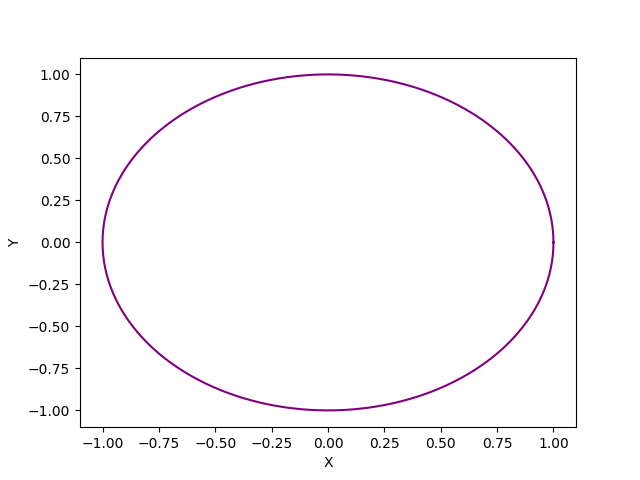

The script that saved this image:
import numpy as np
import matplotlib.pyplot as plt 

def lissajous(a, b, A=1, B=1, delta=np.pi/2 ):
    t = np.linspace(0, 2 * np.pi, 1000)
    x = A * np.sin(a * t + delta)
    y = B * np.sin(b * t)


    plt.plot(x, y, color='purple')
    plt.xlabel('X')
    plt.ylabel('Y')


lissajous(a=1, b=1, A=1, B=1)

plt.savefig('dz_lab1dop.png')
